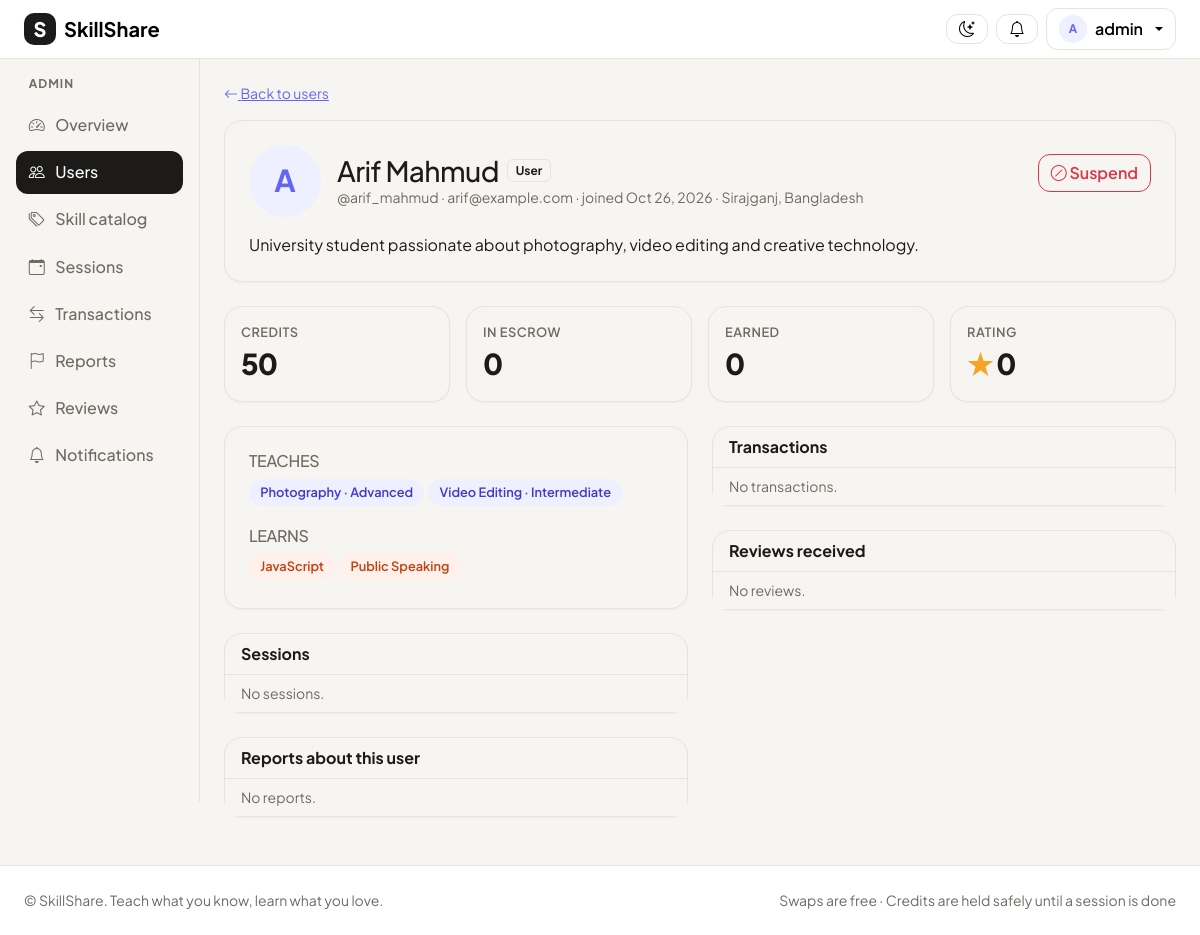
The app's page /admin-panel/users/7/ (signed in) with its own data.
### accounts/models.py (models this page shows, shortened)
class User(AbstractUser):
    ROLE_CHOICES = [
        ("user", "User"),
        ("admin", "Admin"),
    ]
    role = models.CharField(max_length=10, choices=ROLE_CHOICES, default="user")
    bio = models.TextField(blank=True)
    location = models.CharField(max_length=100, blank=True)
    photo = models.ImageField(upload_to="photos/", blank=True, null=True)
    credits = models.IntegerField(default=20)  # every new user gets 20 credits
    def is_admin(self):
        return self.role == "admin"
    def display_name(self):
        return self.get_full_name() or self.username
    def teach_skills(self):
        return self.skills.filter(kind="teach")
    def learn_skills(self):
        return self.skills.filter(kind="learn")
    def average_rating(self):
        from feedback.models import Review
        ratings = []
        for review in Review.objects.filter(reviewed_user=self):
            ratings.append(review.rating)
        if not ratings:
            return 0
        return round(sum(ratings) / len(ratings), 1)
    def locked_credits(self):
        from learning_sessions.models import Session
        sessions = Session.objects.filter(learner=self, escrow="locked")
        return sum(session.cost for session in sessions)
    def earned_credits(self):
        from wallets.models import Transaction
        transactions = Transaction.objects.filter(user=self, type="earn")
        return sum(t.amount for t in transactions)
    def __str__(self):
        return self.display_name()

### skills/models.py (models this page shows, shortened)
class UserSkill(models.Model):
    KIND_CHOICES = [
        ("teach", "I can teach"),
        ("learn", "I want to learn"),
        ("learned", "I have learned"),
    ]
    user = models.ForeignKey(User, on_delete=models.CASCADE, related_name="skills")
    skill = models.ForeignKey(Skill, on_delete=models.CASCADE)
    kind = models.CharField(max_length=10, choices=KIND_CHOICES)
    level = models.CharField(max_length=20, choices=LEVEL_CHOICES, default="beginner")
    class Meta:
        unique_together = ["user", "skill", "kind"]

class Skill(models.Model):
    name = models.CharField(max_length=60, unique=True)
    category = models.CharField(max_length=60, default="Other")
    class Meta:
        ordering = ["category", "name"]

### accounts/views.py (the view)
# urls.py: path("admin-panel/users/<int:pk>/", accounts_views.admin_user_detail, name="admin_user_detail"),
@login_required
def admin_user_detail(request, pk):
    if not_admin(request):
        return redirect("dashboard")
    person = get_object_or_404(User, pk=pk)
    context = {
        "person": person,
        "sessions": Session.objects.filter(Q(teacher=person) | Q(learner=person))[:20],
        "transactions": person.transactions.all()[:20],
        "reviews": Review.objects.filter(reviewed_user=person),
        "reports": Report.objects.filter(reported_user=person),
    }
    return render(request, "accounts/admin_user_detail.html", context)

### accounts/views.py (called while the page is built)
def not_admin(request):
    if not request.user.is_admin():
        messages.error(request, "Only admins can open that page.")
        return True
    return False

### templates/accounts/admin_user_detail.html (shortened to what this page needs)
{% extends "base.html" %}
{% block content %}
<a href="{% url 'admin_users' %}" class="small d-inline-block mb-3"><i class="bi bi-arrow-left"></i> Back to users</a>
<div class="card p-4 mb-4">
  <div class="d-flex gap-3 align-items-center flex-wrap">
    {% include "shared/_avatar.html" with person=person size=72 %}
    <div class="flex-grow-1">
      <div class="d-flex align-items-center gap-2">
        <h1 class="h3 mb-0">{{ person.display_name }}</h1>
        {% if person.is_admin %}<span class="badge bg-dark">Admin</span>{% else %}<span class="badge badge-soft">User</span>{% endif %}
      </div>
      <div class="small text-secondary">@{{ person.username }} · {{ person.email|default:"no email" }} · joined {{ person.date_joined|date:"M j, Y" }}{% if person.location %} · {{ person.location }}{% endif %}</div>
    </div>
    {% if person != user %}
      <form method="post" action="{% url 'admin_toggle_user' person.pk %}">
        {% if person.is_active %}
          <button class="btn btn-outline-danger"><i class="bi bi-slash-circle"></i> Suspend</button>
        {% else %}
          <button class="btn btn-dark"><i class="bi bi-check-circle"></i> Re-activate</button>
        {% endif %}
      </form>
    {% endif %}
  </div>
  {% if person.bio %}<p class="mt-3 mb-0">{{ person.bio|linebreaksbr }}</p>{% endif %}
</div>
<div class="row g-3 mb-4">
  <div class="col-6 col-md-3"><div class="card p-3"><div class="stat-label">Credits</div><div class="stat-value">{{ person.credits }}</div></div></div>
  <div class="col-6 col-md-3"><div class="card p-3"><div class="stat-label">In escrow</div><div class="stat-value">{{ person.locked_credits }}</div></div></div>
  <div class="col-6 col-md-3"><div class="card p-3"><div class="stat-label">Earned</div><div class="stat-value">{{ person.earned_credits }}</div></div></div>
  <div class="col-6 col-md-3"><div class="card p-3"><div class="stat-label">Rating</div><div class="stat-value"><span class="stars">★</span> {{ person.average_rating }}</div></div></div>
</div>
<div class="row g-4">
  <div class="col-lg-6">
    <div class="card p-4 mb-4">
      <h2 class="h6 text-secondary text-uppercase">Teaches</h2>
      <div class="mb-3">{% for s in person.teach_skills %}<span class="skill-tag">{{ s.skill.name }} · {{ s.get_level_display }}</span>{% empty %}<span class="small text-secondary">Nothing</span>{% endfor %}</div>
      <h2 class="h6 text-secondary text-uppercase">Learns</h2>
      <div>{% for s in person.learn_skills %}<span class="skill-tag learn">{{ s.skill.name }}</span>{% empty %}<span class="small text-secondary">Nothing</span>{% endfor %}</div>
    </div>
    <div class="card mb-4">
      <div class="card-header">Sessions</div>
      <ul class="list-group list-group-flush">
        {% for s in sessions %}
          <li class="list-group-item d-flex justify-content-between">
            <span class="small">{{ s.date|date:"M j" }} · {{ s.teacher }} → {{ s.learner }} · {{ s.skill }}{% if s.mode == "credits" %} · {{ s.cost }} cr{% endif %}</span>
            <span class="badge badge-soft">{{ s.get_status_display }}</span>
          </li>
        {% empty %}<li class="list-group-item small text-secondary">No sessions.</li>{% endfor %}
      </ul>
    </div>
    <div class="card">
      <div class="card-header">Reports about this user</div>
      <ul class="list-group list-group-flush">
        {% for r in reports %}
          <li class="list-group-item">
            <div class="d-flex justify-content-between"><strong class="small">{{ r.get_category_display }}</strong><span class="badge badge-soft">{{ r.get_status_display }}</span></div>
            <div class="small text-secondary">by {{ r.reporter }} · {{ r.details|truncatechars:90 }}</div>
          </li>
        {% empty %}<li class="list-group-item small text-secondary">No reports.</li>{% endfor %}
      </ul>
    </div>
  </div>
  <div class="col-lg-6">
    <div class="card mb-4">
      <div class="card-header">Transactions</div>
      <ul class="list-group list-group-flush">
        {% for t in transactions %}
          <li class="list-group-item d-flex justify-content-between">
            <span class="small">{{ t.created_at|date:"M j" }} · {{ t.description }} <span class="text-secondary">({{ t.get_status_display }})</span></span>
            <span class="fw-bold small {% if t.amount > 0 %}text-green{% endif %}">{% if t.amount > 0 %}+{% endif %}{{ t.amount }}</span>
          </li>
        {% empty %}<li class="list-group-item small text-secondary">No transactions.</li>{% endfor %}
      </ul>
    </div>
    <div class="card">
      <div class="card-header">Reviews received</div>
      <ul class="list-group list-group-flush">
        {% for r in reviews %}
          <li class="list-group-item">
            <div class="d-flex justify-content-between"><strong class="small">{{ r.reviewer }}</strong><span class="stars small">{{ r.rating }} ★</span></div>
            {% if r.comment %}<div class="small">{{ r.comment }}</div>{% endif %}
          </li>
        {% empty %}<li class="list-group-item small text-secondary">No reviews.</li>{% endfor %}
      </ul>
    </div>
  </div>
</div>
{% endblock %}

### templates/base.html (shortened to what this page needs)
{% load static %}
<html lang="en">
<head>
  <link href="https://cdn.jsdelivr.net/npm/bootstrap@5.3.3/dist/css/bootstrap.min.css" rel="stylesheet">
  <link href="https://cdn.jsdelivr.net/npm/bootstrap-icons@1.11.3/font/bootstrap-icons.min.css" rel="stylesheet">
  <link href="{% static 'accounts/base.css' %}?v=4" rel="stylesheet">
</head>
<body>
  <nav class="navbar navbar-expand bg-body border-bottom sticky-top">
    <div class="container-fluid px-3 px-lg-4">
      <a class="navbar-brand d-flex align-items-center gap-2" href="{% url 'home' %}" title="SkillShare home">
        <span class="brand-mark">S</span>
        <span class="fw-bold">SkillShare</span>
      </a>
      <div class="ms-auto d-flex align-items-center gap-2">
        <button class="btn btn-light" type="button" id="theme-toggle" title="Switch theme" aria-label="Switch between light and dark theme">
          <i class="bi bi-moon-stars" id="theme-icon"></i>
        </button>
        {% if user.is_authenticated %}
          <a href="{% url 'notifications' %}" class="btn btn-light position-relative" title="Notifications">
            <i class="bi bi-bell"></i>
          </a>
          <div class="dropdown">
            <button class="btn btn-light dropdown-toggle d-flex align-items-center gap-2" data-bs-toggle="dropdown">
              {% include "shared/_avatar.html" with person=user size=28 %}
              <span class="d-none d-md-inline">{{ user.display_name }}</span>
            </button>
          </div>
        {% else %}
          <a href="{% url 'login' %}" class="btn btn-light">Log in</a>
          <a href="{% url 'register' %}" class="btn btn-coral">Join free</a>
        {% endif %}
      </div>
    </div>
  </nav>
  <div class="container-fluid">
    <div class="row">
        {% if user.is_authenticated or request.resolver_match.url_name != 'home' %}
      <aside class="col-lg-2 p-0">
        <div class="offcanvas-lg offcanvas-start sidebar" tabindex="-1" id="sidebar">
          <div class="offcanvas-body d-block p-3">
            {% with name=request.resolver_match.url_name %}
            <nav class="nav flex-column gap-1">
              {% if not user.is_authenticated %}
                <a class="nav-link {% if name == 'home' %}active{% endif %}" href="{% url 'home' %}"><i class="bi bi-house"></i> Home</a>
                <a class="nav-link {% if name == 'login' %}active{% endif %}" href="{% url 'login' %}"><i class="bi bi-box-arrow-in-right"></i> Log in</a>
                <a class="nav-link {% if name == 'register' %}active{% endif %}" href="{% url 'register' %}"><i class="bi bi-person-plus"></i> Create account</a>
              {% elif user.is_admin %}
                <div class="sidebar-label">Admin</div>
                <a class="nav-link {% if name == 'admin_dashboard' %}active{% endif %}" href="{% url 'admin_dashboard' %}"><i class="bi bi-speedometer2"></i> Overview</a>
                <a class="nav-link {% if name == 'admin_users' or name == 'admin_user_detail' %}active{% endif %}" href="{% url 'admin_users' %}"><i class="bi bi-people"></i> Users</a>
                <a class="nav-link {% if name == 'admin_skills' %}active{% endif %}" href="{% url 'admin_skills' %}"><i class="bi bi-tags"></i> Skill catalog</a>
                <a class="nav-link {% if name == 'admin_sessions' %}active{% endif %}" href="{% url 'admin_sessions' %}"><i class="bi bi-calendar-event"></i> Sessions</a>
                <a class="nav-link {% if name == 'admin_transactions' %}active{% endif %}" href="{% url 'admin_transactions' %}"><i class="bi bi-arrow-left-right"></i> Transactions</a>
                <a class="nav-link {% if name == 'admin_reports' %}active{% endif %}" href="{% url 'admin_reports' %}"><i class="bi bi-flag"></i> Reports</a>
                <a class="nav-link {% if name == 'admin_reviews' %}active{% endif %}" href="{% url 'admin_reviews' %}"><i class="bi bi-star"></i> Reviews</a>
                <a class="nav-link {% if name == 'notifications' %}active{% endif %}" href="{% url 'notifications' %}"><i class="bi bi-bell"></i> Notifications</a>
              {% endif %}
            </nav>
            {% endwith %}
          </div>
        </div>
      </aside>
      {% endif %}
      <main class="{% if user.is_authenticated or request.resolver_match.url_name != 'home' %}col-lg-10{% else %}col-12{% endif %} py-4 px-3 px-lg-4">
        {% block content %}{% endblock %}
      </main>
    </div>
  </div>
  <footer class="border-top bg-body py-4 mt-4">
    <div class="container-fluid px-4 d-flex flex-column flex-md-row justify-content-between gap-2 small text-secondary">
      <span>&copy; SkillShare. Teach what you know, learn what you love.</span>
      <span>Swaps are free · Credits are held safely until a session is done</span>
    </div>
  </footer>
</body>
</html>

### templates/shared/_avatar.html (shortened to what this page needs)
{% if person.photo %}
  <img src="{{ person.photo.url }}" alt="{{ person }}" class="avatar" style="width: {{ size|default:40 }}px; height: {{ size|default:40 }}px;">
{% else %}
  <span class="avatar avatar-letter" style="width: {{ size|default:40 }}px; height: {{ size|default:40 }}px; font-size: calc({{ size|default:40 }}px * 0.42);">{{ person.display_name|first|upper }}</span>
{% endif %}

### static/accounts/base.css (style rules this page uses)
:root { --charcoal: #1C1B1A; --coral: #FF6B4A; --coral-dark: #E8573A; --indigo: #6366F1; --amber: #F5A524; --green: #16A34A; }
:root:not([data-bs-theme="dark"]) { --canvas: #F7F5F2; --border: #E7E3DD; --muted: #6F6A63; --bs-body-font-family: "Plus Jakarta Sans", system-ui, sans-serif; --bs-body-color: var(--charcoal); --bs-body-bg: var(--canvas); --bs-border-color: var(--border); --bs-secondary-color: var(--muted); --bs-link-color-rgb: 99, 102, 241; color-scheme: light; }
body { min-height: 100vh; display: flex; flex-direction: column; }
body > .container-fluid { flex: 1; }
h1, h2, h3, h4, h5 { font-weight: 700; letter-spacing: -0.02em; }
.text-secondary { color: var(--muted) !important; }
.card { border: 1px solid var(--border); border-radius: 18px; box-shadow: 0 1px 2px rgba(28, 27, 26, 0.04); }
.card-header { background: transparent; border-bottom-color: var(--border); font-weight: 700; }
.btn { border-radius: 12px; font-weight: 600; }
.btn-light { background: #fff; border-color: var(--border); }
.brand-mark { width: 32px; height: 32px; border-radius: 10px; background: var(--charcoal); color: #fff; display: inline-flex; align-items: center; justify-content: center; font-weight: 800; }
@media (min-width: 992px) { .sidebar { position: sticky; top: 57px; height: calc(100vh - 57px); border-right: 1px solid var(--border); background: #fff; } }
.sidebar .nav-link { display: flex; align-items: center; gap: .65rem; color: var(--muted); border-radius: 12px; padding: .6rem .8rem; font-weight: 500; }
.sidebar .nav-link.active { background: var(--charcoal); color: #fff; }
.sidebar-label { font-size: .75rem; text-transform: uppercase; letter-spacing: .08em; color: var(--muted); padding: 0 .8rem .4rem; font-weight: 700; }
.avatar { border-radius: 50%; object-fit: cover; flex-shrink: 0; }
.avatar-letter { display: inline-flex; align-items: center; justify-content: center; background: #EEF0FF; color: var(--indigo); font-weight: 700; }
.skill-tag { display: inline-block; background: #EEF0FF; color: #4338CA; border-radius: 999px; padding: .25rem .7rem; font-size: .8rem; font-weight: 600; margin: 0 .25rem .25rem 0; }
.skill-tag.learn { background: #FFF0EC; color: #C2410C; }
.stars { color: var(--amber); }
.badge-soft { background: var(--canvas); color: var(--charcoal); border: 1px solid var(--border); }
.stat-label { font-size: .8rem; color: var(--muted); font-weight: 600; text-transform: uppercase; letter-spacing: .04em; }
.stat-value { font-size: 1.8rem; font-weight: 800; letter-spacing: -0.03em; }

### records on screen
User: display_name|first "A", display_name "admin"
User: display_name|first "A", display_name "Arif Mahmud", username "arif_mahmud", email "arif@example.com", date_joined "Oct 26, 2026", location "Sirajganj, Bangladesh", bio "University student passionate about photography, video editing and creative technology.", credits "50", locked_credits "0", earned_credits "0", average_rating "0"
UserSkill: skill.name "Photography", level "Advanced"
UserSkill: skill.name "Video Editing", level "Intermediate"
UserSkill: skill.name "JavaScript"
UserSkill: skill.name "Public Speaking"
